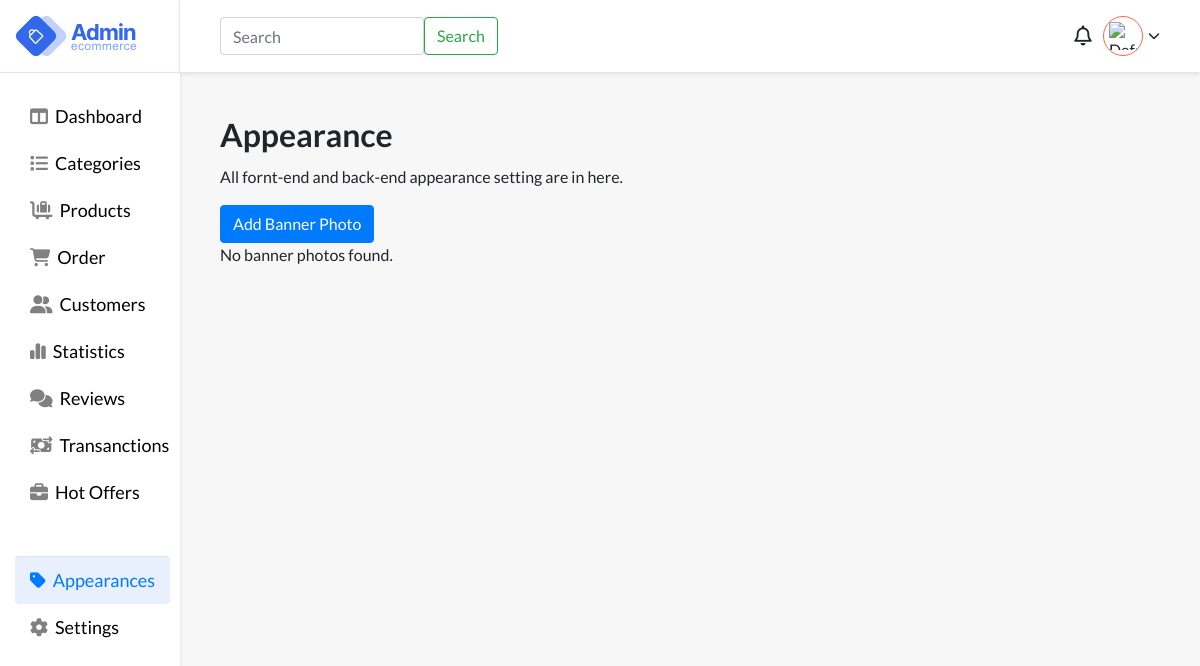
The page /files/appearance.php (signed in) on the database as committed earlier.
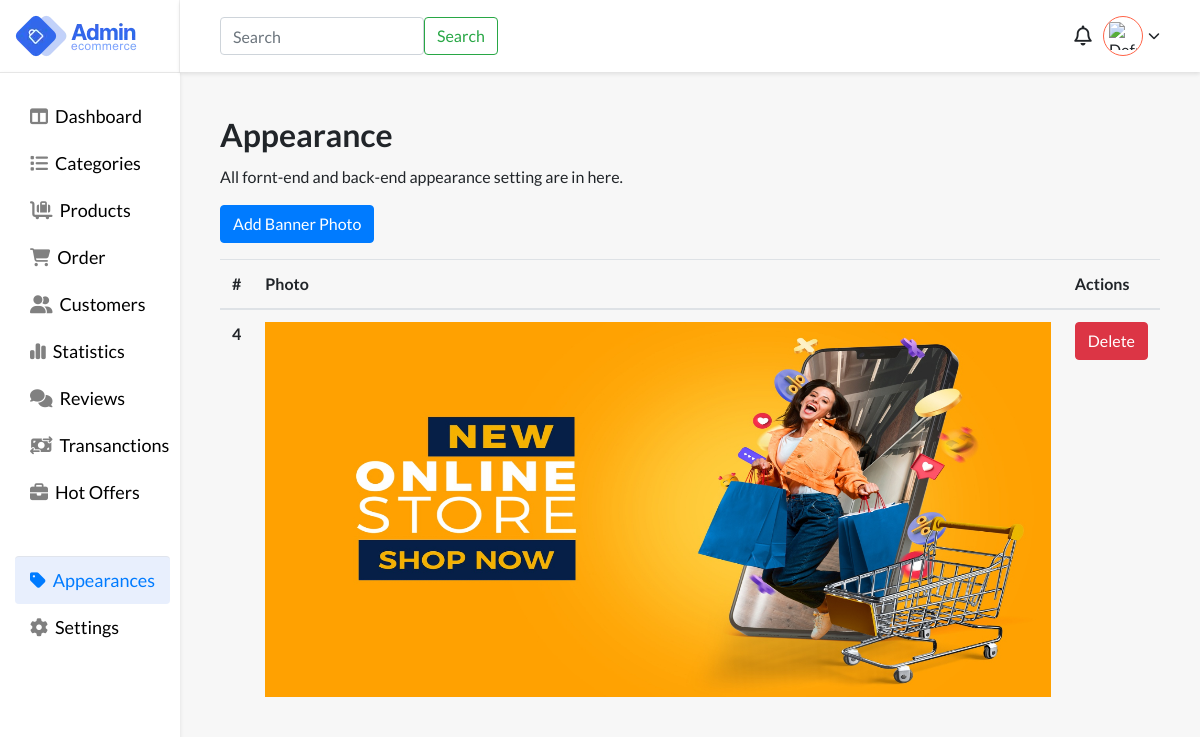
The same page on the database as committed later.
### tables this page shows
CREATE TABLE `banner_photos` (
  `id` int(11) NOT NULL,
  `photo_name` varchar(255) NOT NULL,
  `created_at` timestamp NOT NULL DEFAULT current_timestamp()
);

### files/appearance.php (the view, shortened to what the changed rows need)
<?php
require_once "../auth/db-connection/config.php";
?>
<!DOCTYPE html>
<html lang="en">
<head>
    <link rel="stylesheet" href="https://stackpath.bootstrapcdn.com/bootstrap/4.5.2/css/bootstrap.min.css">
    <link rel="stylesheet" href="https://cdnjs.cloudflare.com/ajax/libs/font-awesome/6.5.1/css/all.min.css" />
    <link rel="stylesheet" href="../styling/style.css">
</head>
<body style="background:#f7f7f7;">
    <main>
        <div class="app-wrapper">
            <div class="header-body">
                <div class="h-container">
                    <div class="main">
                        <h1 class="page-heading"> Appearance </h1>
                        <p>
                        </p>
                        <div class="appwarance-actions-bar">
                        </div>
                        <?php
                        $sql = "SELECT id, photo_name FROM banner_photos";
                        $result = $connection->query($sql);
                        if ($result->rowCount() > 0) {
                            echo '<table class="table mt-3">
                                    <thead>
                                        <tr>
                                            <th scope="col">#</th>
                                            <th scope="col">Photo</th>
                                            <th scope="col">Actions</th>
                                        </tr>
                                    </thead>
                                    <tbody>';
                         while ($row = $result->fetch(PDO::FETCH_ASSOC)) {
                           echo '<tr>
                                <th scope="row">' . $row["id"] . '</th>
                                <td class="banner-photo">
                                    <img src="../auth/assets/banner/' . $row["photo_name"] . '" alt="' . $row["photo_name"] . '" />
                                </td>
                                <td>
                                    <a type="button" href="../auth/backend-assets/banner/delete_banner.php?id=' . $row["id"] . '" class="btn btn-danger">Delete</a>
                                </td>
                            </tr>';
                        }
                            echo '</tbody></table>';
                        } else {
                            echo "No banner photos found.";
                        }
                        ?>
                    </div>
                </div>
            </div>
        </div>
    </main>
</body>
</html>

Rows that differ between the two databases and show on the page:
added banner_photos: id "4", photo_name (picture)
Other text that changed with them:
text no longer shown: "No banner photos found."
text now shown: "# Photo Actions"
